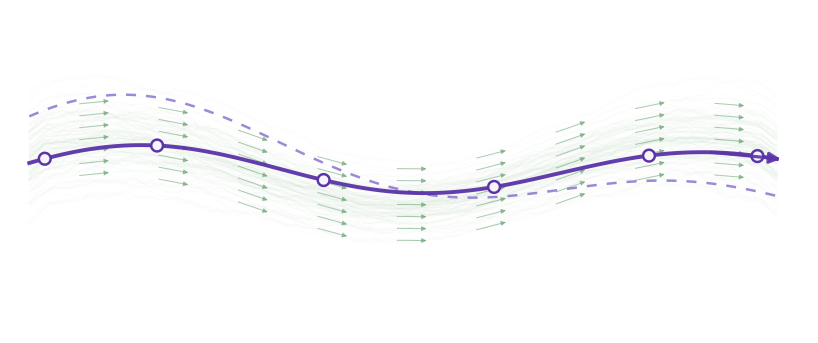

This chart was generated by the following Python code:
from pathlib import Path
import numpy as np
from fide_style import *

OUT = Path(__file__).with_name("04_transportability.pdf")
rng = np.random.default_rng(20260825)
fig, ax = setup_canvas(width=10.5, height=4.4, xlim=(0, 10.5), ylim=(-2.15, 2.15))

x = np.linspace(0.35, 10.0, 240)
center = 0.42*np.sin(0.83*x+0.45)
width = 0.72 + 0.18*np.cos(0.55*x)
watercolor_band(ax, x, center, lambda _: width, PALE_GREEN, rng,
                layers=64, alpha=0.055, lw_range=(0.6,2.0), jitter=0.16)
watercolor_band(ax, x, center, lambda _: 0.55*width, GREEN, rng,
                layers=28, alpha=0.035, lw_range=(0.5,1.5), jitter=0.13)

# background vector flow: many short green arrows following local tangent
for yyoff in np.linspace(-0.65,0.65,7):
    for xx in np.linspace(1.0,9.2,9):
        y0 = np.interp(xx, x, center) + yyoff*0.7
        dydx = 0.42*0.83*np.cos(0.83*xx+0.45)
        dx = 0.38
        dy = dydx*dx
        arrow(ax, (xx, y0), (xx+dx, y0+dy), color=GREEN,
              lw=.75, alpha=.5, mutation_scale=7, zorder=3)

# reference path (dashed) and projected / corrected path (solid)
y_ref = center + 0.58*np.sin(0.42*x+0.65)
y_proj = center - 0.18*np.sin(0.73*x+1.5)
ax.plot(x, y_ref, color=VIOLET, lw=1.8, alpha=.75, ls=(0,(4,4)), zorder=7)
ax.plot(x, y_proj, color=PURPLE, lw=2.8, alpha=.95, zorder=8)

# sparse anchor points on projected path
for xx in [0.55, 2.0, 4.15, 6.35, 8.35, 9.75]:
    yy = np.interp(xx, x, y_proj)
    ax.scatter([xx],[yy], s=72, facecolors=LIGHT, edgecolors=PURPLE,
               linewidths=1.8, zorder=10)

# final direction arrow
arrow(ax, (9.15, np.interp(9.15,x,y_proj)),
      (10.05, np.interp(10.05,x,y_proj)), color=PURPLE,
      lw=2.3, mutation_scale=16, zorder=11)

save(fig, OUT)
print(OUT)
